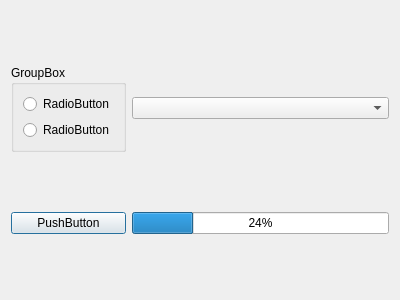
<?xml version="1.0" encoding="UTF-8"?>
<ui version="4.0">
 <class>Dialog</class>
 <widget class="QDialog" name="Dialog">
  <property name="geometry">
   <rect>
    <x>0</x>
    <y>0</y>
    <width>400</width>
    <height>300</height>
   </rect>
  </property>
  <property name="windowTitle">
   <string>Dialog</string>
  </property>
  <layout class="QGridLayout" name="gridLayout">
   <item row="0" column="0">
    <widget class="QGroupBox" name="groupBox">
     <property name="title">
      <string>GroupBox</string>
     </property>
     <layout class="QFormLayout" name="formLayout">
      <item row="0" column="0">
       <widget class="QRadioButton" name="radioButton_2">
        <property name="text">
         <string>RadioButton</string>
        </property>
       </widget>
      </item>
      <item row="1" column="0">
       <widget class="QRadioButton" name="radioButton">
        <property name="text">
         <string>RadioButton</string>
        </property>
       </widget>
      </item>
     </layout>
    </widget>
   </item>
   <item row="0" column="1">
    <widget class="QComboBox" name="comboBox"/>
   </item>
   <item row="1" column="0">
    <widget class="QPushButton" name="pushButton">
     <property name="text">
      <string>PushButton</string>
     </property>
    </widget>
   </item>
   <item row="1" column="1">
    <widget class="QProgressBar" name="progressBar">
     <property name="value">
      <number>24</number>
     </property>
    </widget>
   </item>
  </layout>
 </widget>
 <resources/>
 <connections/>
</ui>
